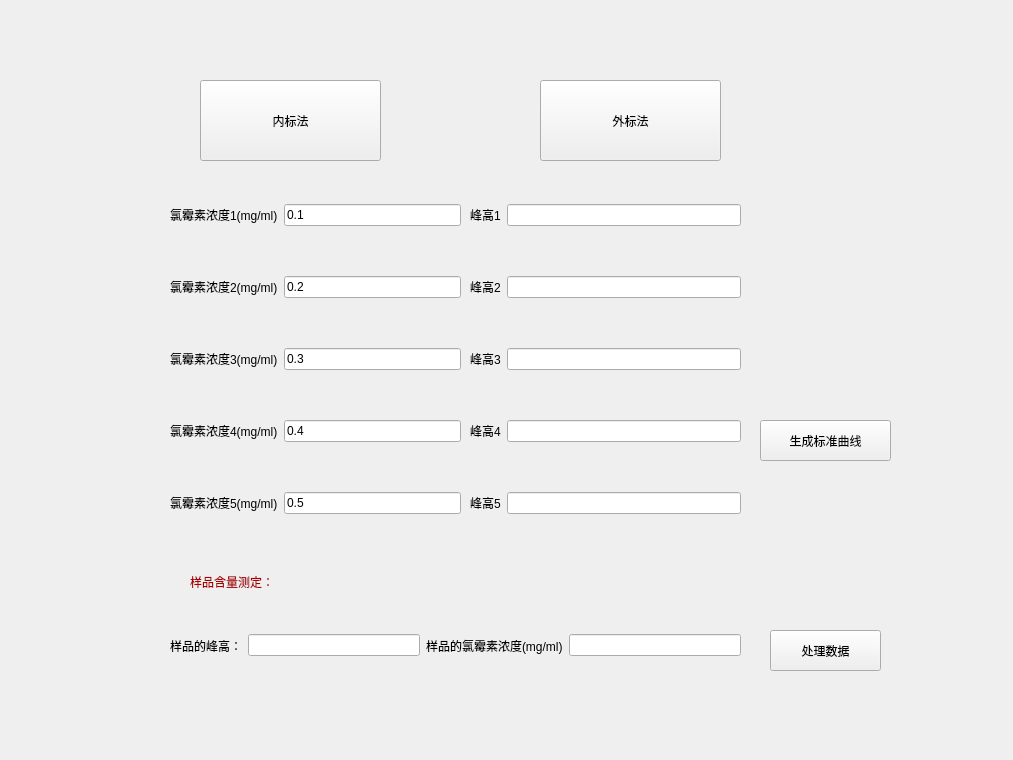
<?xml version="1.0" encoding="UTF-8"?>
<ui version="4.0">
 <class>Form</class>
 <widget class="QWidget" name="Form">
  <property name="geometry">
   <rect>
    <x>0</x>
    <y>0</y>
    <width>1013</width>
    <height>760</height>
   </rect>
  </property>
  <property name="sizePolicy">
   <sizepolicy hsizetype="Fixed" vsizetype="Fixed">
    <horstretch>0</horstretch>
    <verstretch>0</verstretch>
   </sizepolicy>
  </property>
  <property name="minimumSize">
   <size>
    <width>950</width>
    <height>600</height>
   </size>
  </property>
  <property name="windowTitle">
   <string>Form</string>
  </property>
  <widget class="QPushButton" name="pushButton">
   <property name="geometry">
    <rect>
     <x>200</x>
     <y>80</y>
     <width>181</width>
     <height>81</height>
    </rect>
   </property>
   <property name="minimumSize">
    <size>
     <width>0</width>
     <height>0</height>
    </size>
   </property>
   <property name="styleSheet">
    <string notr="true">font: 87 14pt &quot;Arial&quot;;</string>
   </property>
   <property name="text">
    <string>内标法</string>
   </property>
  </widget>
  <widget class="QPushButton" name="pushButton_2">
   <property name="geometry">
    <rect>
     <x>540</x>
     <y>80</y>
     <width>181</width>
     <height>81</height>
    </rect>
   </property>
   <property name="minimumSize">
    <size>
     <width>0</width>
     <height>0</height>
    </size>
   </property>
   <property name="styleSheet">
    <string notr="true">font: 87 14pt &quot;Arial&quot;;</string>
   </property>
   <property name="text">
    <string>外标法</string>
   </property>
  </widget>
  <widget class="QStackedWidget" name="stackedWidget">
   <property name="geometry">
    <rect>
     <x>160</x>
     <y>170</y>
     <width>751</width>
     <height>561</height>
    </rect>
   </property>
   <property name="styleSheet">
    <string notr="true">font: 87 14pt &quot;Arial&quot;;</string>
   </property>
   <property name="currentIndex">
    <number>1</number>
   </property>
   <widget class="QWidget" name="page">
    <widget class="QLabel" name="label">
     <property name="geometry">
      <rect>
       <x>10</x>
       <y>30</y>
       <width>181</width>
       <height>21</height>
      </rect>
     </property>
     <property name="styleSheet">
      <string notr="true">color: rgb(170, 0, 0);</string>
     </property>
     <property name="text">
      <string>计算相对校正因子：</string>
     </property>
    </widget>
    <widget class="QLabel" name="label_4">
     <property name="geometry">
      <rect>
       <x>10</x>
       <y>200</y>
       <width>161</width>
       <height>21</height>
      </rect>
     </property>
     <property name="styleSheet">
      <string notr="true">color: rgb(170, 0, 0);</string>
     </property>
     <property name="text">
      <string>计算样品含量：</string>
     </property>
    </widget>
    <widget class="QPushButton" name="pushButton_3">
     <property name="geometry">
      <rect>
       <x>610</x>
       <y>360</y>
       <width>111</width>
       <height>41</height>
      </rect>
     </property>
     <property name="text">
      <string>处理数据</string>
     </property>
    </widget>
    <widget class="QWidget" name="layoutWidget">
     <property name="geometry">
      <rect>
       <x>10</x>
       <y>80</y>
       <width>654</width>
       <height>64</height>
      </rect>
     </property>
     <layout class="QGridLayout" name="gridLayout">
      <item row="0" column="0">
       <widget class="QLabel" name="label_2">
        <property name="text">
         <string>对硝基苯酚的质量</string>
        </property>
       </widget>
      </item>
      <item row="0" column="2">
       <widget class="QLabel" name="label_3">
        <property name="text">
         <string>氯霉素的质量</string>
        </property>
       </widget>
      </item>
      <item row="1" column="1">
       <widget class="QLineEdit" name="lineEdit_3"/>
      </item>
      <item row="1" column="3">
       <widget class="QLineEdit" name="lineEdit_4"/>
      </item>
      <item row="1" column="0">
       <widget class="QLabel" name="label_10">
        <property name="text">
         <string>对硝基苯酚的峰高</string>
        </property>
       </widget>
      </item>
      <item row="1" column="2">
       <widget class="QLabel" name="label_11">
        <property name="text">
         <string>氯霉素的峰高</string>
        </property>
       </widget>
      </item>
      <item row="0" column="1">
       <widget class="QLineEdit" name="lineEdit_1"/>
      </item>
      <item row="0" column="3">
       <widget class="QLineEdit" name="lineEdit_2"/>
      </item>
     </layout>
    </widget>
    <widget class="QWidget" name="layoutWidget">
     <property name="geometry">
      <rect>
       <x>10</x>
       <y>250</y>
       <width>616</width>
       <height>30</height>
      </rect>
     </property>
     <layout class="QHBoxLayout" name="horizontalLayout_2">
      <item>
       <widget class="QLabel" name="label_5">
        <property name="text">
         <string>样品的峰高：</string>
        </property>
       </widget>
      </item>
      <item>
       <widget class="QLineEdit" name="lineEdit_5"/>
      </item>
      <item>
       <widget class="QLabel" name="label_6">
        <property name="text">
         <string>样品的质量：</string>
        </property>
       </widget>
      </item>
      <item>
       <widget class="QLineEdit" name="lineEdit_6"/>
      </item>
     </layout>
    </widget>
    <widget class="QLabel" name="label_12">
     <property name="geometry">
      <rect>
       <x>40</x>
       <y>300</y>
       <width>101</width>
       <height>20</height>
      </rect>
     </property>
     <property name="text">
      <string>标示量 %</string>
     </property>
    </widget>
    <widget class="QLineEdit" name="lineEdit_7">
     <property name="geometry">
      <rect>
       <x>130</x>
       <y>300</y>
       <width>113</width>
       <height>20</height>
      </rect>
     </property>
    </widget>
   </widget>
   <widget class="QWidget" name="page_2">
    <property name="styleSheet">
     <string notr="true">font: 9pt &quot;Arial&quot;;</string>
    </property>
    <widget class="QWidget" name="widget_3" native="true">
     <property name="geometry">
      <rect>
       <x>10</x>
       <y>-10</y>
       <width>291</width>
       <height>401</height>
      </rect>
     </property>
     <layout class="QGridLayout" name="gridLayout_4">
      <item row="2" column="0">
       <widget class="QLabel" name="label_27">
        <property name="text">
         <string>氯霉素浓度3(mg/ml)</string>
        </property>
       </widget>
      </item>
      <item row="0" column="1">
       <widget class="QLineEdit" name="lineEdit2_1">
        <property name="text">
         <string>0.1</string>
        </property>
       </widget>
      </item>
      <item row="2" column="1">
       <widget class="QLineEdit" name="lineEdit2_3">
        <property name="text">
         <string>0.3</string>
        </property>
       </widget>
      </item>
      <item row="3" column="1">
       <widget class="QLineEdit" name="lineEdit2_4">
        <property name="text">
         <string>0.4</string>
        </property>
       </widget>
      </item>
      <item row="4" column="0">
       <widget class="QLabel" name="label_25">
        <property name="text">
         <string>氯霉素浓度5(mg/ml)</string>
        </property>
       </widget>
      </item>
      <item row="0" column="0">
       <widget class="QLabel" name="label_28">
        <property name="text">
         <string>氯霉素浓度1(mg/ml)</string>
        </property>
       </widget>
      </item>
      <item row="3" column="0">
       <widget class="QLabel" name="label_24">
        <property name="text">
         <string>氯霉素浓度4(mg/ml)</string>
        </property>
       </widget>
      </item>
      <item row="4" column="1">
       <widget class="QLineEdit" name="lineEdit2_5">
        <property name="text">
         <string>0.5</string>
        </property>
       </widget>
      </item>
      <item row="1" column="1">
       <widget class="QLineEdit" name="lineEdit2_2">
        <property name="text">
         <string>0.2</string>
        </property>
       </widget>
      </item>
      <item row="1" column="0">
       <widget class="QLabel" name="label_26">
        <property name="text">
         <string>氯霉素浓度2(mg/ml)</string>
        </property>
       </widget>
      </item>
     </layout>
    </widget>
    <widget class="QWidget" name="widget_4" native="true">
     <property name="geometry">
      <rect>
       <x>310</x>
       <y>-10</y>
       <width>271</width>
       <height>401</height>
      </rect>
     </property>
     <layout class="QGridLayout" name="gridLayout_5">
      <item row="0" column="1">
       <widget class="QLineEdit" name="lineEdit2_7"/>
      </item>
      <item row="2" column="0">
       <widget class="QLabel" name="label_33">
        <property name="text">
         <string>峰高3</string>
        </property>
       </widget>
      </item>
      <item row="2" column="1">
       <widget class="QLineEdit" name="lineEdit2_9"/>
      </item>
      <item row="3" column="0">
       <widget class="QLabel" name="label_30">
        <property name="text">
         <string>峰高4</string>
        </property>
       </widget>
      </item>
      <item row="3" column="1">
       <widget class="QLineEdit" name="lineEdit2_10"/>
      </item>
      <item row="4" column="1">
       <widget class="QLineEdit" name="lineEdit2_11"/>
      </item>
      <item row="4" column="0">
       <widget class="QLabel" name="label_31">
        <property name="text">
         <string>峰高5</string>
        </property>
       </widget>
      </item>
      <item row="1" column="1">
       <widget class="QLineEdit" name="lineEdit2_8"/>
      </item>
      <item row="1" column="0">
       <widget class="QLabel" name="label_32">
        <property name="text">
         <string>峰高2</string>
        </property>
       </widget>
      </item>
      <item row="0" column="0">
       <widget class="QLabel" name="label_34">
        <property name="text">
         <string>峰高1</string>
        </property>
       </widget>
      </item>
     </layout>
    </widget>
    <widget class="QPushButton" name="pushButton_4">
     <property name="geometry">
      <rect>
       <x>600</x>
       <y>250</y>
       <width>131</width>
       <height>41</height>
      </rect>
     </property>
     <property name="text">
      <string>生成标准曲线</string>
     </property>
    </widget>
    <widget class="QLabel" name="label_7">
     <property name="geometry">
      <rect>
       <x>30</x>
       <y>402</y>
       <width>141</width>
       <height>20</height>
      </rect>
     </property>
     <property name="styleSheet">
      <string notr="true">font: 87 12pt &quot;Arial&quot;;
color: rgb(170, 0, 0);</string>
     </property>
     <property name="text">
      <string>样品含量测定：</string>
     </property>
    </widget>
    <widget class="QWidget" name="layoutWidget">
     <property name="geometry">
      <rect>
       <x>10</x>
       <y>430</y>
       <width>571</width>
       <height>91</height>
      </rect>
     </property>
     <layout class="QHBoxLayout" name="horizontalLayout_3">
      <item>
       <widget class="QLabel" name="label_8">
        <property name="text">
         <string>样品的峰高：</string>
        </property>
       </widget>
      </item>
      <item>
       <widget class="QLineEdit" name="lineEdit2_6"/>
      </item>
      <item>
       <widget class="QLabel" name="label_9">
        <property name="text">
         <string>样品的氯霉素浓度(mg/ml)</string>
        </property>
       </widget>
      </item>
      <item>
       <widget class="QLineEdit" name="lineEdit2_12"/>
      </item>
     </layout>
    </widget>
    <widget class="QPushButton" name="pushButton_5">
     <property name="geometry">
      <rect>
       <x>610</x>
       <y>460</y>
       <width>111</width>
       <height>41</height>
      </rect>
     </property>
     <property name="text">
      <string>处理数据</string>
     </property>
    </widget>
   </widget>
  </widget>
 </widget>
 <tabstops>
  <tabstop>lineEdit2_1</tabstop>
  <tabstop>lineEdit2_2</tabstop>
  <tabstop>lineEdit2_3</tabstop>
  <tabstop>lineEdit2_4</tabstop>
  <tabstop>lineEdit2_5</tabstop>
  <tabstop>lineEdit2_7</tabstop>
  <tabstop>lineEdit2_8</tabstop>
  <tabstop>lineEdit2_9</tabstop>
  <tabstop>lineEdit2_10</tabstop>
  <tabstop>lineEdit2_11</tabstop>
  <tabstop>lineEdit2_6</tabstop>
  <tabstop>lineEdit2_12</tabstop>
  <tabstop>pushButton_4</tabstop>
  <tabstop>pushButton_5</tabstop>
  <tabstop>lineEdit_1</tabstop>
  <tabstop>lineEdit_3</tabstop>
  <tabstop>lineEdit_2</tabstop>
  <tabstop>lineEdit_4</tabstop>
  <tabstop>lineEdit_5</tabstop>
  <tabstop>lineEdit_6</tabstop>
  <tabstop>pushButton_3</tabstop>
  <tabstop>pushButton</tabstop>
  <tabstop>pushButton_2</tabstop>
 </tabstops>
 <resources/>
 <connections>
  <connection>
   <sender>pushButton</sender>
   <signal>clicked()</signal>
   <receiver>Form</receiver>
   <slot>set_index0()</slot>
   <hints>
    <hint type="sourcelabel">
     <x>267</x>
     <y>122</y>
    </hint>
    <hint type="destinationlabel">
     <x>-112</x>
     <y>178</y>
    </hint>
   </hints>
  </connection>
  <connection>
   <sender>pushButton_2</sender>
   <signal>clicked()</signal>
   <receiver>Form</receiver>
   <slot>set_index1()</slot>
   <hints>
    <hint type="sourcelabel">
     <x>614</x>
     <y>134</y>
    </hint>
    <hint type="destinationlabel">
     <x>-93</x>
     <y>42</y>
    </hint>
   </hints>
  </connection>
  <connection>
   <sender>pushButton_3</sender>
   <signal>clicked()</signal>
   <receiver>Form</receiver>
   <slot>pg1_data()</slot>
   <hints>
    <hint type="sourcelabel">
     <x>833</x>
     <y>556</y>
    </hint>
    <hint type="destinationlabel">
     <x>1097</x>
     <y>553</y>
    </hint>
   </hints>
  </connection>
  <connection>
   <sender>pushButton_4</sender>
   <signal>clicked()</signal>
   <receiver>Form</receiver>
   <slot>pg2_data1()</slot>
   <hints>
    <hint type="sourcelabel">
     <x>852</x>
     <y>448</y>
    </hint>
    <hint type="destinationlabel">
     <x>1146</x>
     <y>441</y>
    </hint>
   </hints>
  </connection>
  <connection>
   <sender>pushButton_5</sender>
   <signal>clicked()</signal>
   <receiver>Form</receiver>
   <slot>pg2_data2()</slot>
   <hints>
    <hint type="sourcelabel">
     <x>836</x>
     <y>658</y>
    </hint>
    <hint type="destinationlabel">
     <x>1135</x>
     <y>648</y>
    </hint>
   </hints>
  </connection>
 </connections>
 <slots>
  <slot>set_index0()</slot>
  <slot>set_index1()</slot>
  <slot>pg1_data()</slot>
  <slot>pg2_data1()</slot>
  <slot>pg2_data2()</slot>
 </slots>
</ui>
